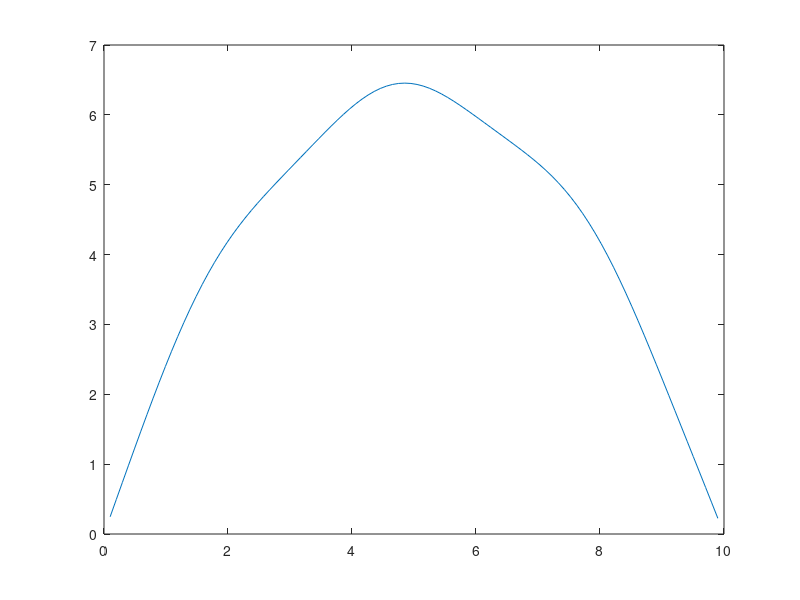

Reproduce this figure in MATLAB.
disp("f(x)=(sin(x))^2; -u''(x)=f(x), 0<x<L; u(0)=u(L)=0");

L = 10;
N = 100;
h = L/(N+1);
M = 2*diag(ones(N,1),0) - diag(ones(N-1,1),1) - diag(ones(N-1,1),-1);
M = M/h^2;
X = [h:h:L-h]'; # debut:plus:fin, prime -> transpose
X'
F = (sin(X)).^2;
# MU=F => U=F/M <- resulution de sys lineaire
U = M\F;
plot(X,U)

L = 10;
N = 100;
h = L/(N+1);
M = 2*diag(ones(N,1),0) - diag(ones(N-1,1),1) - diag(ones(N-1,1),-1);
M = M/h^2;
X = [h:h:L-h]'; # debut:plus:fin, prime -> transpose
X'
F = (sin(X)).^2;
# MU=F => U=F/M <- resulution de sys lineaire
U = M\F;
plot(X,U)

L = 10;
N = 100;
h = L/(N+1);
M = 2*diag(ones(N,1),0) - diag(ones(N-1,1),1) - diag(ones(N-1,1),-1);
M = M/h^2;
X = [h:h:L-h]'; # debut:plus:fin, prime -> transpose
X'
F = (sin(X)).^2;
# MU=F => U=F/M <- resulution de sys lineaire
U = M\F;
plot(X,U)

L = 10;
N = 100;
h = L/(N+1);
M = 2*diag(ones(N,1),0) - diag(ones(N-1,1),1) - diag(ones(N-1,1),-1);
M = M/h^2;
X = [h:h:L-h]'; # debut:plus:fin, prime -> transpose
X'
F = (sin(X)).^2;
# MU=F => U=F/M <- resulution de sys lineaire
U = M\F;
plot(X,U)

L = 10;
N = 100;
h = L/(N+1);
M = 2*diag(ones(N,1),0) - diag(ones(N-1,1),1) - diag(ones(N-1,1),-1);
M = M/h^2;
X = [h:h:L-h]'; # debut:plus:fin, prime -> transpose
X'
F = (sin(X)).^2;
# MU=F => U=F/M <- resulution de sys lineaire
U = M\F;
plot(X,U)

L = 10;
N = 100;
h = L/(N+1);
M = 2*diag(ones(N,1),0) - diag(ones(N-1,1),1) - diag(ones(N-1,1),-1);
M = M/h^2;
X = [h:h:L-h]'; # debut:plus:fin, prime -> transpose
X'
F = (sin(X)).^2;
# MU=F => U=F/M <- resulution de sys lineaire
U = M\F;
plot(X,U)


L = 10;
N = 100;
h = L/(N+1);
M = 2*diag(ones(N,1),0) - diag(ones(N-1,1),1) - diag(ones(N-1,1),-1);
M = M/h^2;
X = [h:h:L-h]'; # debut:plus:fin, prime -> transpose
X'
F = (sin(X)).^2;
# MU=F => U=F/M <- resulution de sys lineaire
U = M\F;
plot(X,U)

L = 10;
N = 100;
h = L/(N+1);
M = 2*diag(ones(N,1),0) - diag(ones(N-1,1),1) - diag(ones(N-1,1),-1);
M = M/h^2;
X = [h:h:L-h]'; # debut:plus:fin, prime -> transpose
X'
F = (sin(X)).^2;
# MU=F => U=F/M <- resulution de sys lineaire
U = M\F;
plot(X,U)